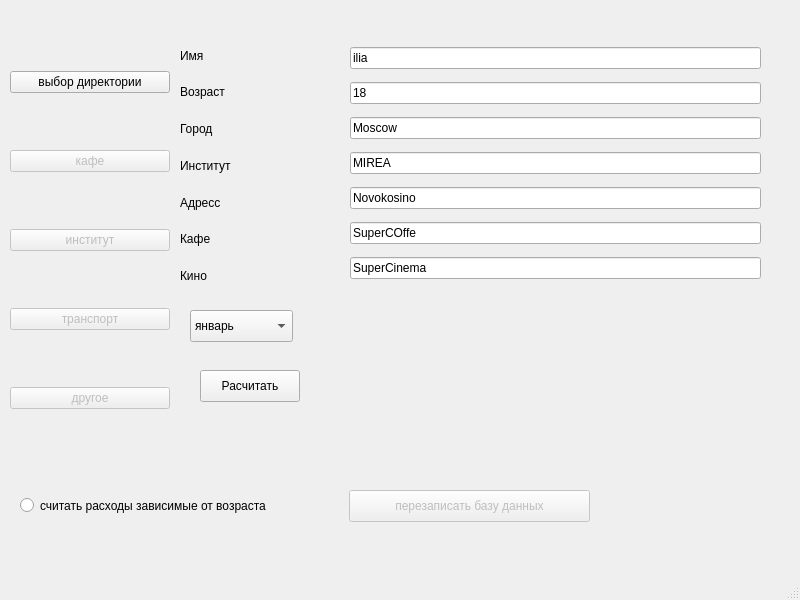
<?xml version="1.0" encoding="UTF-8"?>
<ui version="4.0">
 <class>MainWindow</class>
 <widget class="QMainWindow" name="MainWindow">
  <property name="geometry">
   <rect>
    <x>0</x>
    <y>0</y>
    <width>800</width>
    <height>600</height>
   </rect>
  </property>
  <property name="windowTitle">
   <string>MainWindow</string>
  </property>
  <widget class="QWidget" name="centralwidget">
   <widget class="QWidget" name="verticalLayoutWidget">
    <property name="enabled">
     <bool>true</bool>
    </property>
    <property name="geometry">
     <rect>
      <x>10</x>
      <y>20</y>
      <width>160</width>
      <height>441</height>
     </rect>
    </property>
    <layout class="QVBoxLayout" name="verticalLayout">
     <item>
      <widget class="QPushButton" name="pushButton">
       <property name="text">
        <string>выбор директории</string>
       </property>
      </widget>
     </item>
     <item>
      <widget class="QPushButton" name="pbcaffe">
       <property name="enabled">
        <bool>false</bool>
       </property>
       <property name="text">
        <string>кафе</string>
       </property>
      </widget>
     </item>
     <item>
      <widget class="QPushButton" name="pbinst">
       <property name="enabled">
        <bool>false</bool>
       </property>
       <property name="text">
        <string>институт</string>
       </property>
      </widget>
     </item>
     <item>
      <widget class="QPushButton" name="pbtrans">
       <property name="enabled">
        <bool>false</bool>
       </property>
       <property name="text">
        <string>транспорт</string>
       </property>
      </widget>
     </item>
     <item>
      <widget class="QPushButton" name="pbcosts">
       <property name="enabled">
        <bool>false</bool>
       </property>
       <property name="text">
        <string>другое</string>
       </property>
      </widget>
     </item>
    </layout>
   </widget>
   <widget class="QRadioButton" name="radioButton">
    <property name="geometry">
     <rect>
      <x>20</x>
      <y>490</y>
      <width>291</width>
      <height>31</height>
     </rect>
    </property>
    <property name="text">
     <string>считать расходы зависимые от возраста</string>
    </property>
   </widget>
   <widget class="QWidget" name="verticalLayoutWidget_2">
    <property name="geometry">
     <rect>
      <x>350</x>
      <y>40</y>
      <width>411</width>
      <height>251</height>
     </rect>
    </property>
    <layout class="QVBoxLayout" name="verticalLayout_2">
     <item>
      <widget class="QLineEdit" name="linename">
       <property name="text">
        <string>ilia</string>
       </property>
      </widget>
     </item>
     <item>
      <widget class="QLineEdit" name="lineage">
       <property name="text">
        <string>18</string>
       </property>
      </widget>
     </item>
     <item>
      <widget class="QLineEdit" name="linecity">
       <property name="text">
        <string>Moscow</string>
       </property>
      </widget>
     </item>
     <item>
      <widget class="QLineEdit" name="lineinst">
       <property name="text">
        <string>MIREA</string>
       </property>
      </widget>
     </item>
     <item>
      <widget class="QLineEdit" name="lineaddress">
       <property name="text">
        <string>Novokosino</string>
       </property>
      </widget>
     </item>
     <item>
      <widget class="QLineEdit" name="linecafy">
       <property name="text">
        <string>SuperCOffe</string>
       </property>
      </widget>
     </item>
     <item>
      <widget class="QLineEdit" name="linecinema">
       <property name="text">
        <string>SuperCinema</string>
       </property>
      </widget>
     </item>
    </layout>
   </widget>
   <widget class="QWidget" name="verticalLayoutWidget_3">
    <property name="geometry">
     <rect>
      <x>180</x>
      <y>40</y>
      <width>160</width>
      <height>251</height>
     </rect>
    </property>
    <layout class="QVBoxLayout" name="verticalLayout_3">
     <item>
      <widget class="QLabel" name="label">
       <property name="text">
        <string>Имя</string>
       </property>
      </widget>
     </item>
     <item>
      <widget class="QLabel" name="label_5">
       <property name="text">
        <string>Возраст</string>
       </property>
      </widget>
     </item>
     <item>
      <widget class="QLabel" name="label_4">
       <property name="text">
        <string>Город</string>
       </property>
      </widget>
     </item>
     <item>
      <widget class="QLabel" name="label_6">
       <property name="text">
        <string>Институт</string>
       </property>
      </widget>
     </item>
     <item>
      <widget class="QLabel" name="label_7">
       <property name="text">
        <string>Адресс</string>
       </property>
      </widget>
     </item>
     <item>
      <widget class="QLabel" name="label_3">
       <property name="text">
        <string>Кафе</string>
       </property>
      </widget>
     </item>
     <item>
      <widget class="QLabel" name="label_2">
       <property name="text">
        <string>Кино</string>
       </property>
      </widget>
     </item>
    </layout>
   </widget>
   <widget class="QPushButton" name="pbcalc">
    <property name="enabled">
     <bool>true</bool>
    </property>
    <property name="geometry">
     <rect>
      <x>200</x>
      <y>370</y>
      <width>100</width>
      <height>32</height>
     </rect>
    </property>
    <property name="text">
     <string>Расчитать</string>
    </property>
   </widget>
   <widget class="QLabel" name="ANCER">
    <property name="geometry">
     <rect>
      <x>357</x>
      <y>355</y>
      <width>231</width>
      <height>61</height>
     </rect>
    </property>
    <property name="text">
     <string/>
    </property>
   </widget>
   <widget class="QComboBox" name="comboBox">
    <property name="geometry">
     <rect>
      <x>190</x>
      <y>310</y>
      <width>103</width>
      <height>32</height>
     </rect>
    </property>
    <item>
     <property name="text">
      <string>январь</string>
     </property>
    </item>
    <item>
     <property name="text">
      <string>февраль</string>
     </property>
    </item>
    <item>
     <property name="text">
      <string>март</string>
     </property>
    </item>
    <item>
     <property name="text">
      <string>апрель</string>
     </property>
    </item>
    <item>
     <property name="text">
      <string>май</string>
     </property>
    </item>
    <item>
     <property name="text">
      <string>июнь</string>
     </property>
    </item>
    <item>
     <property name="text">
      <string>июль</string>
     </property>
    </item>
    <item>
     <property name="text">
      <string>август</string>
     </property>
    </item>
    <item>
     <property name="text">
      <string>сентябрь</string>
     </property>
    </item>
    <item>
     <property name="text">
      <string>октябрь</string>
     </property>
    </item>
    <item>
     <property name="text">
      <string>ноябрь</string>
     </property>
    </item>
    <item>
     <property name="text">
      <string>декабрь</string>
     </property>
    </item>
   </widget>
   <widget class="QPushButton" name="pushButton_2">
    <property name="enabled">
     <bool>false</bool>
    </property>
    <property name="geometry">
     <rect>
      <x>349</x>
      <y>490</y>
      <width>241</width>
      <height>32</height>
     </rect>
    </property>
    <property name="text">
     <string>перезаписать базу данных</string>
    </property>
   </widget>
  </widget>
  <widget class="QMenuBar" name="menubar">
   <property name="geometry">
    <rect>
     <x>0</x>
     <y>0</y>
     <width>800</width>
     <height>37</height>
    </rect>
   </property>
  </widget>
  <widget class="QStatusBar" name="statusbar"/>
 </widget>
 <resources/>
 <connections/>
</ui>
